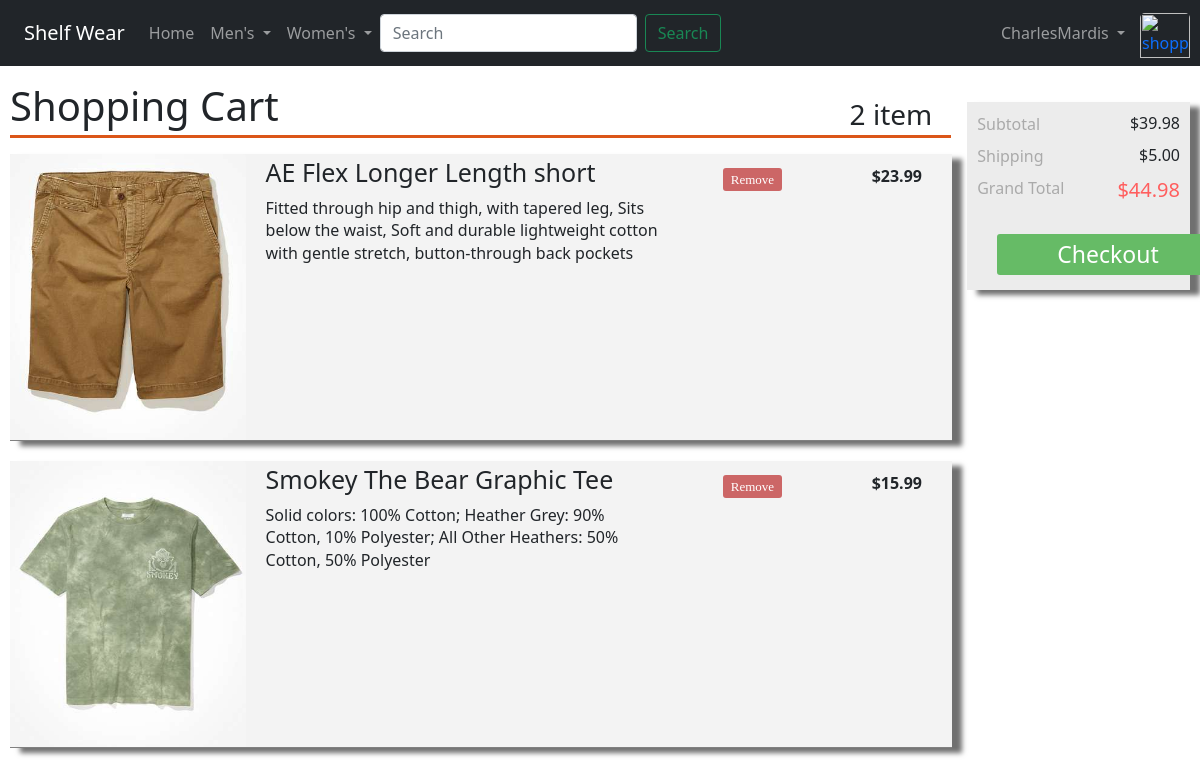
The app's page /shopping_cart/ (signed in), older data.
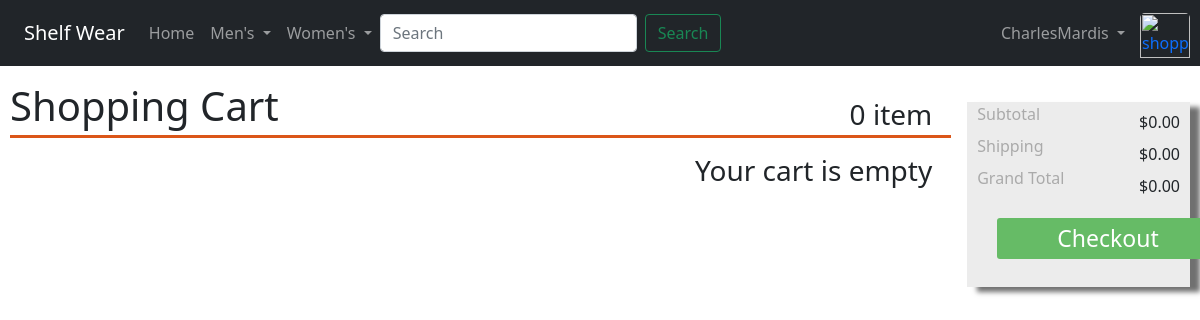
The same page, newer data.
### post/models.py (models this page shows, shortened)
class Post(models.Model):
    CATEGORIES= [
    ('tops', "Tops"),
    ('pants', "Pants"),
    ('shoes', "Shoes")
    ]
    MORF= [
        ('male', 'Male'),
        ('female', 'Female')
    ]
    image = models.ImageField(null=True, upload_to=None, height_field=None, width_field=None, max_length=100, )
    item  = models.CharField(max_length=64)
    categories = models.CharField(max_length=5, choices=CATEGORIES, default="Tops")
    gender = models.CharField(max_length=6, choices=MORF, default="Male")
    seller = models.ForeignKey(
        get_user_model(),
        on_delete=models.CASCADE,
    )
    price = models.DecimalField(max_digits=9, decimal_places=2)
    favorite =  models.ManyToManyField(CustomUser, related_name='favorite', blank=True)
    cart = models.ManyToManyField(CustomUser, related_name='cart', blank=True)
    description = models.TextField(max_length=200)
    def __str__(self):
        return self.item

### post/views.py (the view)
# urls.py: path('shopping_cart/', checkout, name='shopping_cart'),
def checkout(request):
        user = request.user
        shopping_cart_list = user.cart.all()
        total = 0
        cart_items = []
        for i in shopping_cart_list:
            data = {
                    'price_data': {
                        'currency': 'usd',
                        'unit_amount': round(i.price * 100),
                        'product_data': {
                            'name': i
                        },
                    },
                    'quantity': 1,
                    'tax_rates':['txr_1JKSJdHSf7eLd1Mviy8HlMka']
                }
            cart_items.append(data)
        total = 0
        shipping = 5
        for i in shopping_cart_list:
            total += i.price
        if cart_items == []:
            return render(request,"shopping_cart.html")
        stripe.api_key = settings.STRIPE_SECRET_KEY
        YOUR_DOMAIN = "http://127.0.0.1:8000"
        session = stripe.checkout.Session.create(
            payment_method_types=['card'],
            shipping_rates=['shr_1JIwhDHSf7eLd1MvgAzNqkPr'],
            shipping_address_collection={
            'allowed_countries': ['US'],
            },
            line_items=cart_items,
            mode='payment',
            success_url=YOUR_DOMAIN + '/success/',
            cancel_url=YOUR_DOMAIN + '/shopping_cart/'
        )
        context = {
            'session_id': session.id,
            'stripe_public_key': settings.STRIPE_PUBLISHABLE_KEY,
            "total" : total,
            "total_cost" : total + shipping,
            "shopping_cart_list" : shopping_cart_list,
            "shopping_cart" : len(shopping_cart_list)
        }
        total = 0
        shipping = 5
        for i in shopping_cart_list:
            total += i.price
        if cart_items == []:
            return render(request,"shopping_cart.html")
        stripe.api_key = settings.STRIPE_SECRET_KEY
        YOUR_DOMAIN = "http://127.0.0.1:8000"
        session = stripe.checkout.Session.create(
            payment_method_types=['card'],
            shipping_rates=['shr_1JIwhDHSf7eLd1MvgAzNqkPr'],
            shipping_address_collection={
            'allowed_countries': ['US'],
            },
            line_items=cart_items,
            mode='payment',
            success_url=YOUR_DOMAIN + '/success/',
            cancel_url=YOUR_DOMAIN + '/shopping_cart/'
        )
        context = {
            'session_id': session.id,
            'stripe_public_key': settings.STRIPE_PUBLISHABLE_KEY,
            "total" : total,
            "total_cost" : total + shipping,
            "shopping_cart_list" : shopping_cart_list,
            "shopping_cart" : len(shopping_cart_list)
        }
        return render(request, "shopping_cart.html", context)

### templates/shopping_cart.html (shortened to what this page needs)
{% extends 'index.html' %}
{% load crispy_forms_tags %}
{% block content %}
<body>
<div class="wrapper">
  <div class="one">
    <h1>Shopping Cart</h1>
    <div class="shopping-cart">
      {% if shopping_cart >= 1 %}
      <h3>{{ shopping_cart_list.count }} item</h3>
      {% else %}
      <h3>0 item</h3>
      {% endif %}
      <div class="bar"></div>
      {% for item in shopping_cart_list %}
      <div class="product">
        <div class="product-image">
            <a href="{% url 'post_detail' item.pk %}"><img class="card-img-top" src="{{ item.image.url }}" ></a>
        </div>
        <div class="product-details">
          <div class="product-title">{{ item }}</div>
          <p class="product-description">{{ item.description }}</p>
        </div>
        <div class="product-removal">
          <a class="remove-product" href="{% url 'shopping' item.pk %}">
            Remove
          </a>
        </div>
        <div class="product-price-detail">${{ item.price }}</div>
      </div>
      {% empty %}
        <div>
          <h3>Your cart is empty</h3>
        </div>
      {% endfor %}
    </div>
  </div>
  <div class="two">
    <div class="totals">
      {% if shopping_cart >= 1 %}
      <div class="totals-item margin-top">
        <label>Subtotal</label>
        <div class="totals-value flex" id="cart-subtotal">{{ total }}</div>
      </div>
      <div class="totals-item totals-item-total">
        <label>Shipping</label>
        <div class="totals-value flex" id="cart-shippping">5.00</div>
      </div>
      <div class="totals-item totals-item-total">
        <label>Grand Total</label>
        <div class="totals-value flex" id="cart-total">{{ total_cost }}</div>
      </div>
      <button class="checkout" type="submit" id="buy_now_btn">Checkout</button>
      {% else %}
      <div class="totals-item">
        <label>Subtotal</label>
        <div class="totals-value" id="cart-subtotal">0.00</div>
      </div>
      <div class="totals-item totals-item-total">
        <label>Shipping</label>
        <div class="totals-value" id="cart-shipping">0.00</div>
      </div>
      <div class="totals-item totals-item-total">
        <label>Grand Total</label>
        <div class="totals-value" id="empty-cart">0.00</div>
      </div>
      <button class="checkout-no-items" type="submit" onclick="alert('Add items into shopping cart')">Checkout</button>
      {% endif %}
    </div>
  </div>
</div>
</body>
{% endblock content %}

Row changes from the older to the newer data that the page shows:
no longer on this page (row edited): Post: image (picture), item "AE Flex Longer Length short", description "Fitted through hip and thigh, with tapered leg, Sits below the waist, Soft and durable lightweight cotton with gentle stretch, button-through back pockets", price "23.99"
removed Post: image (picture), item "Smokey The Bear Graphic Tee", description "Solid colors: 100% Cotton; Heather Grey: 90% Cotton, 10% Polyester; All Other Heathers: 50% Cotton, 50% Polyester", price "15.99"
Text that changed along with them:
{{ shopping_cart_list.count }}: "2" → (not shown)
{{ total }}: "39.98" → (not shown)
{{ total_cost }}: "44.98" → (not shown)
text no longer shown: "item 5.00"
text now shown: "0 item Your cart is empty 0.00 0.00 0.00"
